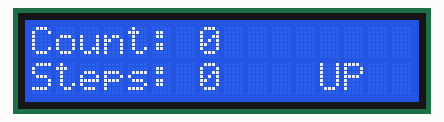
The sketch below on a simulated Arduino Uno, built with avr-gcc and run on an emulated ATmega328P. On the bench: 16×2 character LCD.

Above: at 0.1 s.
At 4.2 s:
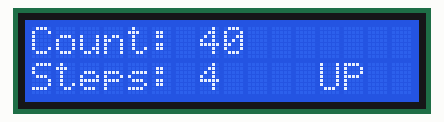
At 9.3 s:
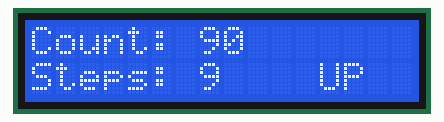
At 18.6 s:
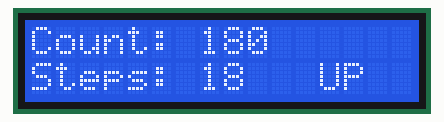
At 27.8 s:
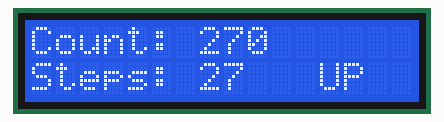
At 38.1 s:
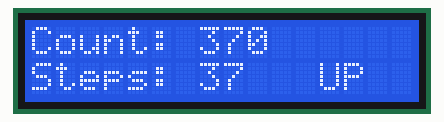

The sketch:

assignment_final_code_working.ino
```cpp
#include <Wire.h>
#include <LiquidCrystal_I2C.h>

LiquidCrystal_I2C lcd(0x27, 16, 2); // Define LCD address and dimensions

void setup() {
  lcd.init();                      // Initialize the LCD
 lcd.backlight();                 // Turn on backlight
  lcd.clear();                 // Clear the LCD screen
}

void loop() {

  int count = 0;
  bool increasing = true; // Flag to indicate counting direction

  while (true) {
    lcd.clear();
    lcd.setCursor(0, 0);
    lcd.print("Count: ");
    lcd.print(count);
    lcd.setCursor(0, 1);
    lcd.print("Steps: ");
    lcd.print(count / 10); // Calculate the number of steps taken


    if (increasing) {
      count+=10; //Increment count by 10
        lcd.setCursor(12,1);
        lcd.print("UP");
      if (count >= 1000) {
        increasing = false; // Change direction to decreasing
      }
    } else {
      count -= 10; // Decrement count by 10
      lcd.setCursor(12,1);
        lcd.print("DOWN");
      if (count <= 0) {
        increasing = true; // Change direction to increasing
      }
    }
    delay(1000);
  }
}
```

Measured:
- what the display in image 1 shows lasts 1.0 s, from 4.2 s to 5.2 s
